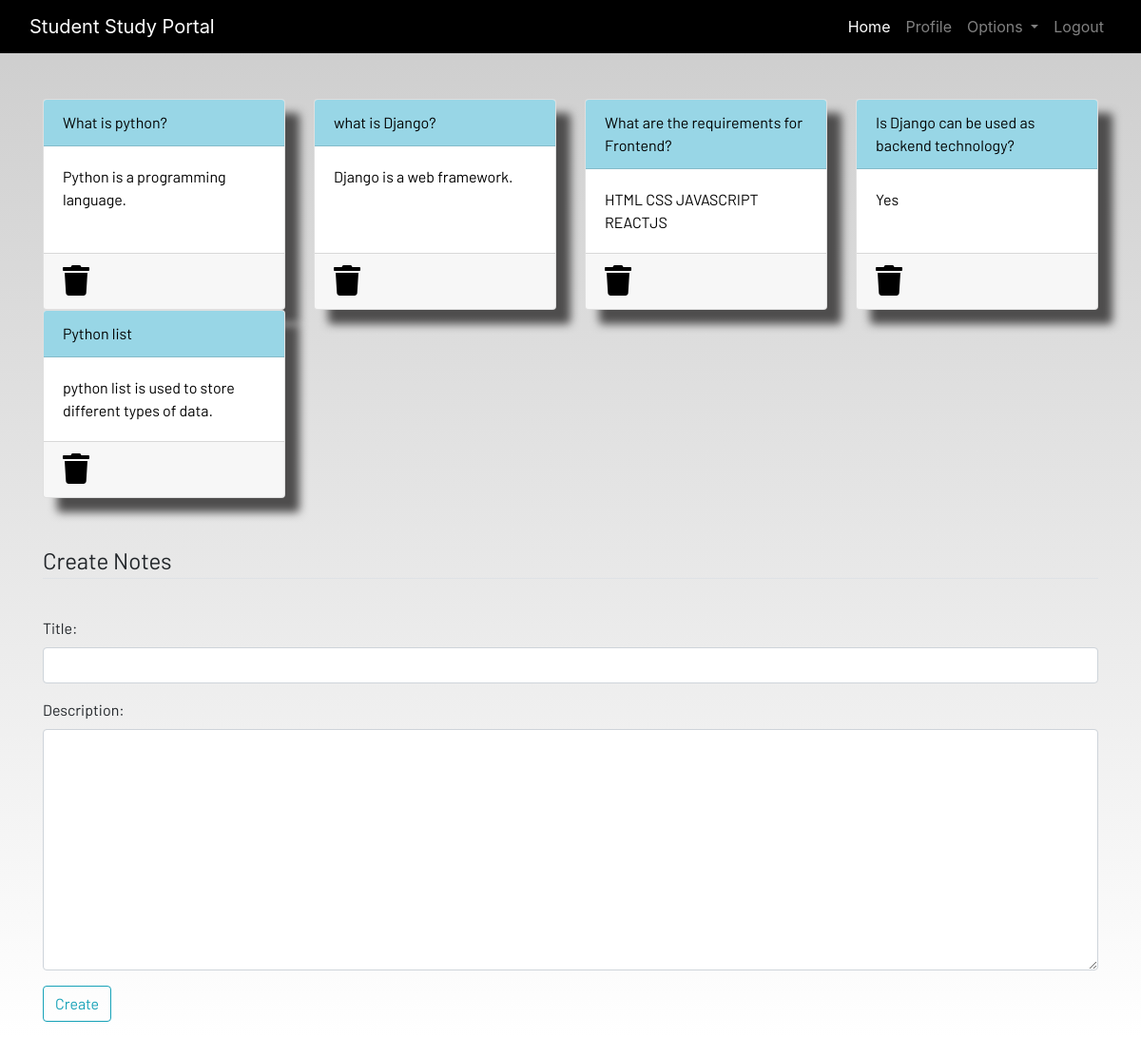
Screenshot of /notes (signed in) with the database file from the repository.
### dashboard/models.py (models this page shows, shortened)
class Notes(models.Model):
    user=models.ForeignKey(User,on_delete=models.CASCADE,default=1)
    title=models.CharField(max_length=100)
    description=models.TextField()

### dashboard/views.py (the view)
# urls.py: path('notes', views.notes, name='notes'),
@login_required
def notes(request):
    if request.method=="POST":
        form=NotesForm(request.POST)
        if form.is_valid():
            Notes(user=request.user,title=request.POST['title'],description=request.POST['description']).save()
    notes_queryset=Notes.objects.filter(user=request.user)
    form=NotesForm()
    return render(request,'dashboard/notes.html',{'notesQuerySet':notes_queryset,'form':form})

### dashboard/forms.py
class NotesForm(forms.ModelForm):
    title=forms.CharField(widget=forms.TextInput(attrs={'class':'form-control'}))
    description=forms.CharField(widget=forms.Textarea(attrs={'class':'form-control'}))
    class Meta:
        model=Notes
        fields=['title','description']

### dashboard/templates/dashboard/notes.html (shortened to what this page needs)
{% extends 'dashboard/base.html' %} {% load static %} {% block content %}
<div class="container">
  <div class="row">
    {% for i in notesQuerySet %}
    <div class="col-md-3">
      <a href="{% url 'notes_detail' i.id %}">
        <div class="card">
          <div class="card-header">{{i.title}}</div>
          <div class="card-body">{{i.description}}</div>
          <div class="card-footer mt-auto">
            <a href="{% url 'delete_notes' i.id %}"> <i class="fa fa-trash fa-2x"></i></a>
          </div>
        </div>
      </a>
    </div>
    {% endfor %}
  </div>
</div>
<br /><br />
<div class="container">
  <form method="POST">
    <fieldset class="form-group">
      <legend class="border-bottom mb-4">Create Notes</legend>
    </fieldset>
    {{form.as_p}}
    <div class="form-group">
      <button href="{% url 'notes' %}" class="btn btn-outline-info" type="submit">Create</button>
    </div>
  </form>
</div>
{% endblock content %}

### dashboard/templates/dashboard/base.html (shortened to what this page needs)
<!DOCTYPE html>
{% load static %}
<html lang="en">
<head>
  <link rel="stylesheet" href="https://stackpath.bootstrapcdn.com/bootstrap/4.3.1/css/bootstrap.min.css"
 />
  <link rel="stylesheet" href="https://use.fontawesome.com/releases/v5.7.2/css/all.css"
 />
  <link rel="stylesheet" href="{% static 'css/main.css' %}" />
</head>
<body>
  <header>
    <nav class="navbar navbar-expand-lg navbar-dark bg-dark">
      <div class="container-fluid">
        <a class="navbar-brand" href="#">Student Study Portal</a>
        <div class="collapse navbar-collapse justify-content-end" id="navbarSupportedContent">
          <ul class="navbar-nav mb-2 mb-lg-0">
            <li class="nav-item">
              <a class="nav-link active" aria-current="page" href="{% url 'home' %}">Home</a>
            </li>
            {% if user.is_authenticated %}
            <li class="nav-item">
              <a class="nav-link" href="{% url 'profile' %}">Profile</a>
            </li>
            <li class="nav-item dropdown">
              <a class="nav-link dropdown-toggle" href="#" id="navbarDropdown" role="button" data-toggle="dropdown"
                aria-haspopup="true" aria-expanded="false">
                Options
              </a>
            </li>
            <li class="nav-item">
              <a class="nav-link" href="{% url 'logout' %}">Logout</a>
            </li>
            {% endif %}
          </ul>
        </div>
      </div>
    </nav>
  </header>
  <br /><br />
  <main>{% block content %} {% endblock content %}</main>
</body>
</html>

### static/css/main.css (style rules this page uses)
html { scroll-behavior: smooth; height: 100%; width: 100%; }
main { font-family: Barlow, Quicksand, Rubik, sans-serif, serif, 'Times New Roman', Times, serif !important; }
.navbar { background-color: rgb(0, 0, 0) !important; }
.card { box-shadow: 15px 15px 10px rgb(78, 77, 77); }
a { text-decoration: none !important; color: black; }
.card-header { color: black !important; background: rgb(152, 214, 230) !important; transition: 0.3s ease-in; }
html, body { max-width: 100%; overflow-x: hidden; height: 100%; width: 100%; }
body { background: linear-gradient(rgba(0, 0, 0, 0.2), rgba(255, 255, 255, 0.5)); overflow-x: hidden; background-repeat: no-repeat; }
.card-header { background-color: rgb(133, 204, 231); }
.col-md-3 .card { width: 100%; height: 100%; }
.fa { color: black; }

### rows the page displays
Notes: title "What is python?", description "Python is a programming language."
Notes: title "what is Django?", description "Django is a web framework."
Notes: title "What are the requirements for Frontend?", description "HTML CSS JAVASCRIPT REACTJS"
Notes: title "Is Django can be used as backend technology?", description "Yes"
Notes: title "Python list", description "python list is used to store different types of data."
